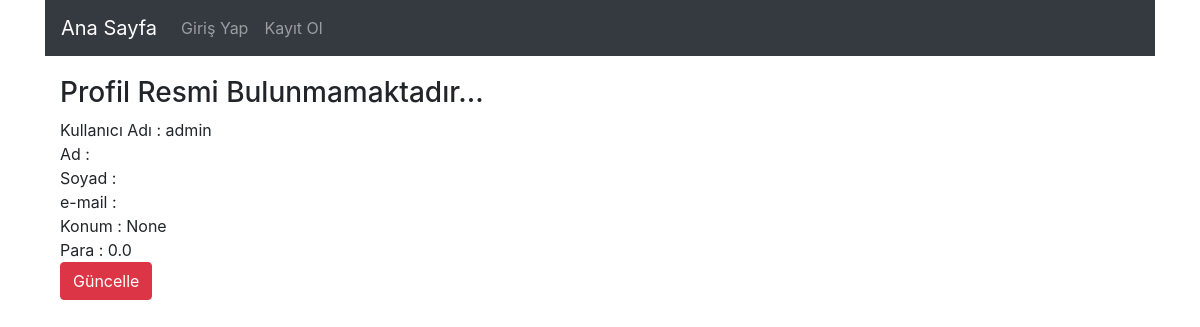
Page /user/detail/1/ on the earlier database version.
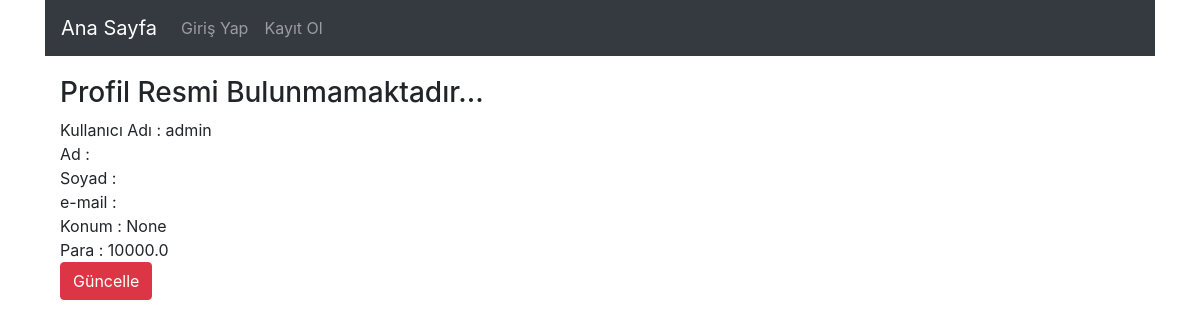
Same page on the later database version.
### user/models.py (models this page shows, shortened)
class User(AbstractUser):
    location = models.CharField(max_length=20,null=True,blank=True,verbose_name='Bulunduğunuz Şehir',default="'Belirtilmedi'")
    profile_picture = models.ImageField(null=True,blank=True,verbose_name='Profil Resmi')
    money = models.FloatField(verbose_name='Para',default=0,
                              validators=[
                                  MinValueValidator(0),
                                  MaxValueValidator(1000000),
                              ])

### user/views.py (the view)
# urls.py: path('detail/<int:id>/',views.Detail,name="user_detail"),
def Detail(request,id):
    user = get_object_or_404(User,id=id)
    return render(request,"user_detail.html",{"user": user,})

### templates/user_detail.html
{% extends 'base.html' %}
{% load crispy_forms_tags %}
{% block body %}
        {% if user.profile_picture %}
        <img class="img-fluid rounded" src="{{user.profile_picture.url}}" alt="">
        {% else %}
            <h3> Profil Resmi Bulunmamaktadır... </h3>
        {% endif %}
    Kullanıcı Adı : {{user.username}}<br>
    Ad : {{user.first_name}}<br>
    Soyad : {{user.last_name}}<br>
    e-mail : {{user.email}}<br>
    Konum : {{user.location}}<br>
    Para : {{user.money}}<br>
    <td><a href="{% url 'user:update' request.user.id %}" class = "btn btn-danger">Güncelle</a></td>
{% endblock body %}

Differences in the rows shown:
changed User "admin": money "0.0" → "10000.0"
